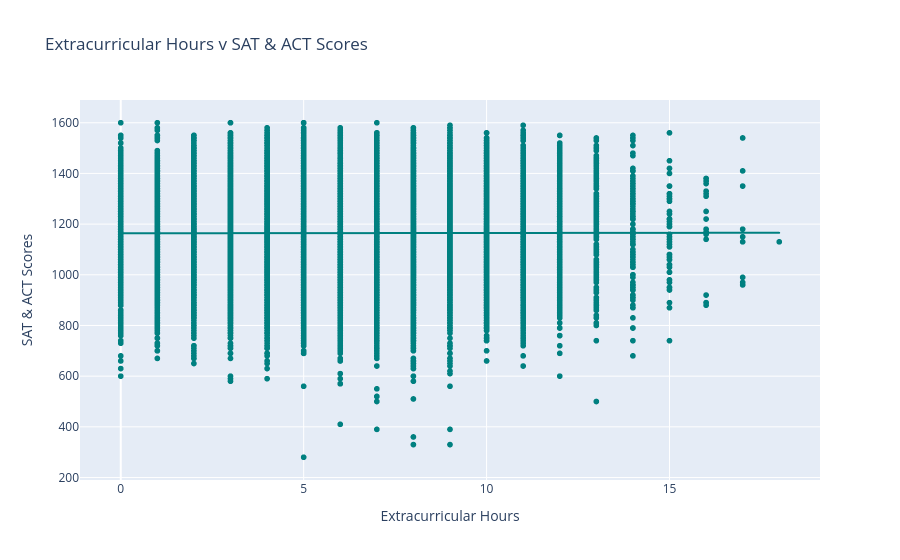

Notebook code cell kept with this figure:
### Code cell
#Repeat with Plotly

#create scatter with trendline using plotly
fig = px.scatter( #creates scatter plot
    df, #with the data frame
    x = 'Extracurricular_Hours', #sets x variable
    y = 'SAT_ACT', #sets y variable
    trendline = 'ols', #creates a trendline using ordinary least squares technique
    color_discrete_sequence = ['teal'], #sets color to teal
    title = 'Extracurricular Hours v SAT & ACT Scores') #adds chart title

fig.update_layout( #updates chart layout, allowing axis titles
    xaxis_title='Extracurricular Hours', #sets x axis title
    yaxis_title='SAT & ACT Scores') #sets y axis title
fig.show() #displays chart

### Figure 1 — Plotly figure (JSON) as saved in the notebook; plotly's stock layout.template omitted (floating-point values rounded to 4 significant figures; data arrays with more than 128 entries replaced by an {"elided": "..."} marker saying what was removed)
{"data": [{"hovertemplate": "Extracurricular_Hours=%{x}<br>SAT_ACT=%{y}<extra></extra>", "legendgroup": "", "marker": {"color": "teal", "symbol": "circle"}, "mode": "markers", "name": "", "showlegend": false, "type": "scattergl", "x": {"elided": "17339 int values"}, "xaxis": "x", "y": {"elided": "17339 int values"}, "yaxis": "y"}, {"hovertemplate": "<b>OLS trendline</b><br>SAT_ACT = 0.106611 * Extracurricular_Hours + 1163.93<br>R<sup>2</sup>=0.000004<br><br>Extracurricular_Hours=%{x}<br>SAT_ACT=%{y} <b>(trend)</b><extra></extra>", "legendgroup": "", "marker": {"color": "teal", "symbol": "circle"}, "mode": "lines", "name": "", "showlegend": false, "type": "scattergl", "x": {"elided": "17339 int values"}, "xaxis": "x", "y": {"elided": "17339 float values"}, "yaxis": "y"}], "layout": {"legend": {"tracegroupgap": 0}, "title": {"text": "Extracurricular Hours v SAT & ACT Scores"}, "xaxis": {"anchor": "y", "domain": [0, 1], "title": {"text": "Extracurricular Hours"}}, "yaxis": {"anchor": "x", "domain": [0, 1], "title": {"text": "SAT & ACT Scores"}}}}
